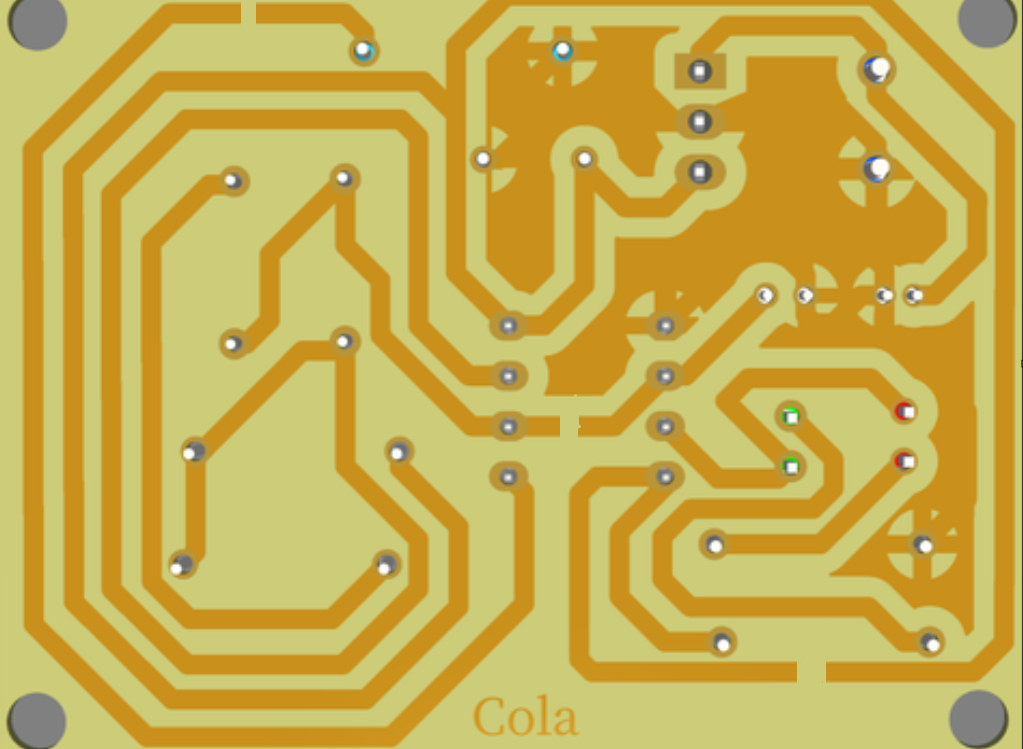
#> input picture test_functions/hole_test.png, 1023 x 749 px, found by its file name
$ python detect_holes.py
#> lines starting #> are read from the running program, lines starting #| are printed output that depends on the picture; after the words box and inside, x2 and y2 are one past the last pixel; in counts of white or black regions, pixels touching at a corner belong together
import cv2
import numpy as np

def getLandmarks(corners):
    holes=[]
    for i in range(0,len(corners)):
        for j in range(i+1,len(corners)):
            x1,y1=corners[i].ravel()
            x2,y2=corners[j].ravel()
            if abs(x1-x2)<=30 and abs(y1-y2)<=30:
                holes.append((int((x1+x2)/2),int((y1+y2)/2)))
    return holes

# lodes in img

img = cv2.imread('test_functions/hole_test.png', cv2.IMREAD_COLOR)
#> img is the input picture: shape (749, 1023, 3); mean B, G, R 81.8, 176.5, 200.4
img_gray = cv2.cvtColor(img, cv2.COLOR_RGB2GRAY)
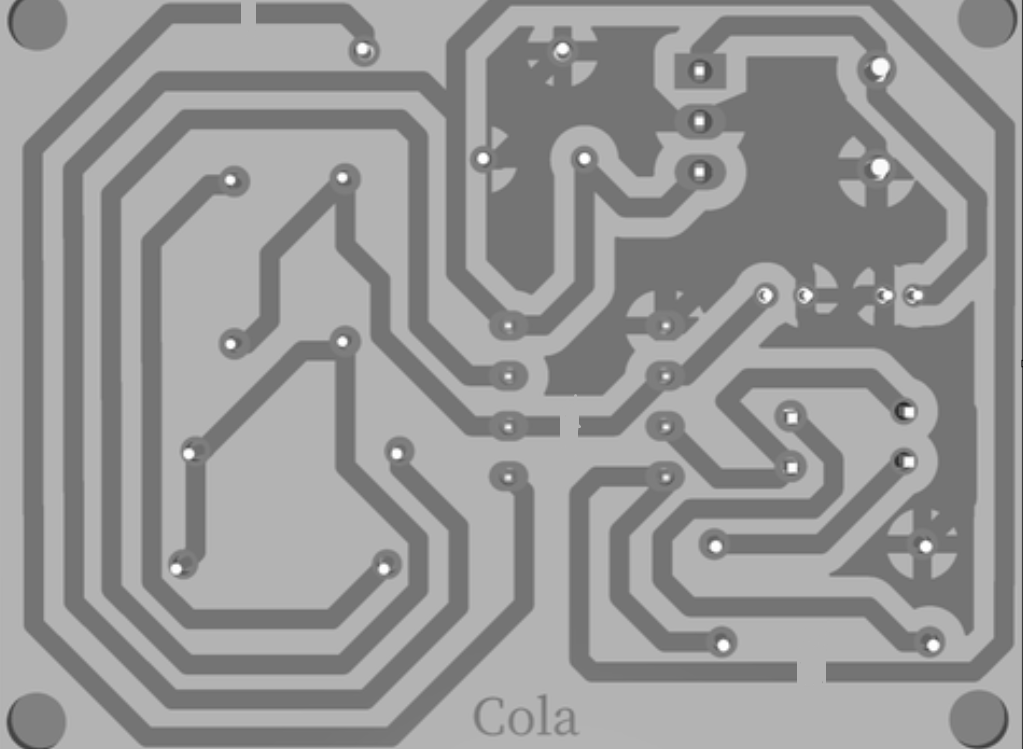
#> img_gray: shape (749, 1023); min 0, max 255, mean 151

corners = cv2.goodFeaturesToTrack(img_gray, 200, 0.05, 10)
#> corners = 185 rows, first 8: [883, 291], [803, 291], [912, 291], [880, 76], [905, 408], [509, 427], [904, 466], [667, 427]

holes=getLandmarks(corners)
#> after the loop in getLandmarks, `for i in range(0,len(corners)):`: holes = 253 pairs, first value 173 to 978, second value 4 to 747
print(len(holes))
#| 253
for corner in holes:
    cv2.circle(img, (corner), 7, (255,255,0), -1)
#> this loop made 253 passes
#> corner on passes 1 to 3: (897, 291), (895, 295), (887, 294)
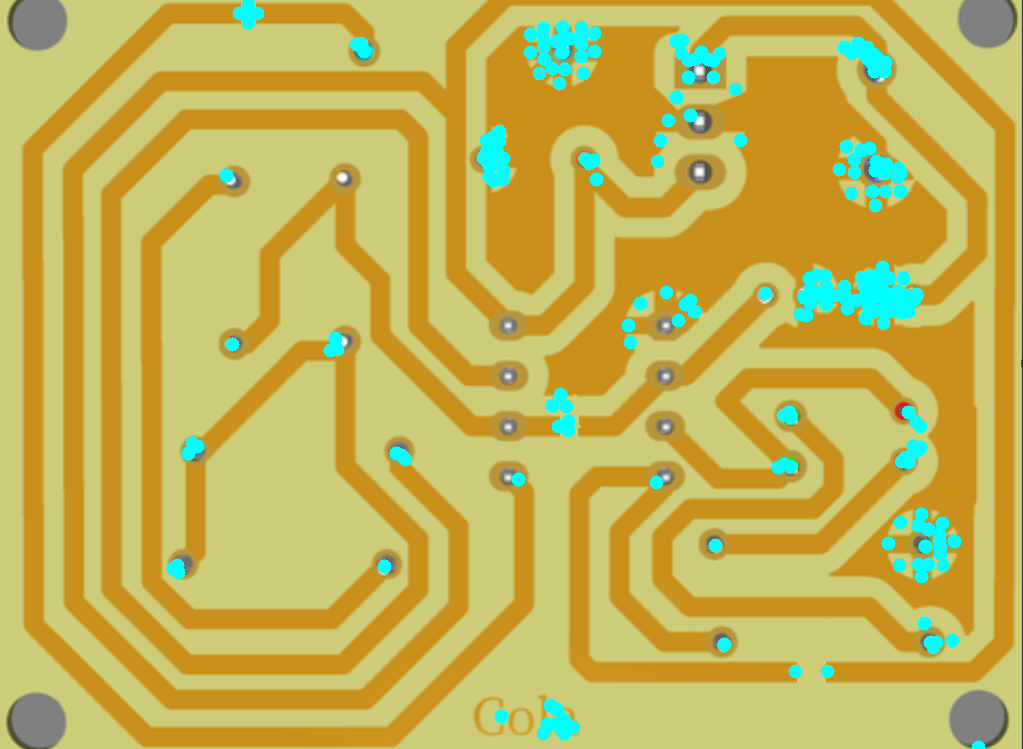
#> img: shape (749, 1023, 3); 3.53% of pixels changed, all inside (x1, y1, x2, y2) = (166, 0, 986, 749)

cv2.imshow('img',img)
cv2.waitKey(0)
